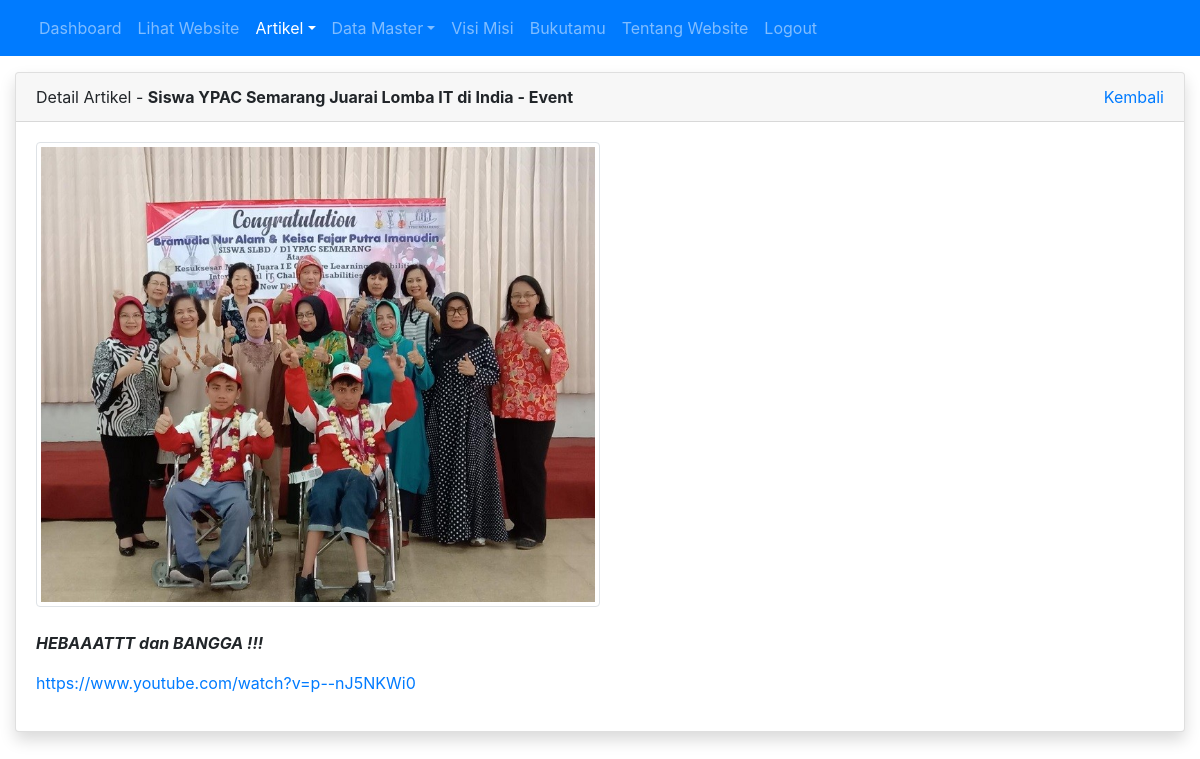
The app's page /admin/artikel/detail.php?id=12 (signed in) with its own data.
### tables this page shows
CREATE TABLE `tbl_artikel` (
  `id` int(11) NOT NULL,
  `judul` varchar(255) DEFAULT NULL,
  `isi` text DEFAULT NULL,
  `tanggal` date DEFAULT NULL,
  `foto` varchar(100) DEFAULT NULL,
  `id_kategori` int(11) DEFAULT NULL
);

CREATE TABLE `tbl_kategori_artikel` (
  `id` int(11) NOT NULL,
  `nama_kategori` varchar(30) DEFAULT NULL
);

### admin/artikel/detail.php (the view, shortened to what this page needs)
<?php
require_once '../../koneksi.php';
$id = $_GET['id'];
$query = mysqli_query($koneksi, "SELECT tbl_artikel.*, tbl_kategori_artikel.nama_kategori FROM tbl_artikel INNER JOIN tbl_kategori_artikel ON tbl_artikel.id_kategori = tbl_kategori_artikel.id WHERE tbl_artikel.id = $id");
$row = mysqli_fetch_assoc($query);
?>
<!DOCTYPE html>
<html>
<head>
	<link rel="stylesheet" href="../../resources/datatables/datatables.min.css">
	<link rel="stylesheet" href="../../resources/css/bootstrap.min.css">
</head>
<body>
	<?php require_once '../navbar.php'; ?>
	<div class="container mt-3">
		<div class="row">
			<div class="col">
				<div class="card shadow">
					<div class="card-header">
						<div class="clearfix">
							<div class="float-left">
								Detail Artikel - <strong><?= $row['judul'] ?> - <?= $row['nama_kategori'] ?></strong>
							</div>
							<div class="float-right">
								<a href="index.php">Kembali</a>
							</div>
						</div>
					</div>
					<div class="card-body">
						<img src="../../images/artikel/<?= $row['foto'] ?>" alt="<?= $row['judul'] ?>" width="50%" class="img-thumbnail"><br><br>
						<?= $row['isi'] ?>
					</div>
				</div>
			</div>
		</div>
	</div>
</body>
</html>

### records on screen
tbl_artikel: judul "Siswa YPAC Semarang Juarai Lomba IT di India", id_kategori.nama_kategori "Event", foto (picture), isi "HEBAAATTT dan BANGGA !!! https://www.youtube.com/watch?v=p--nJ5NKWi0"
